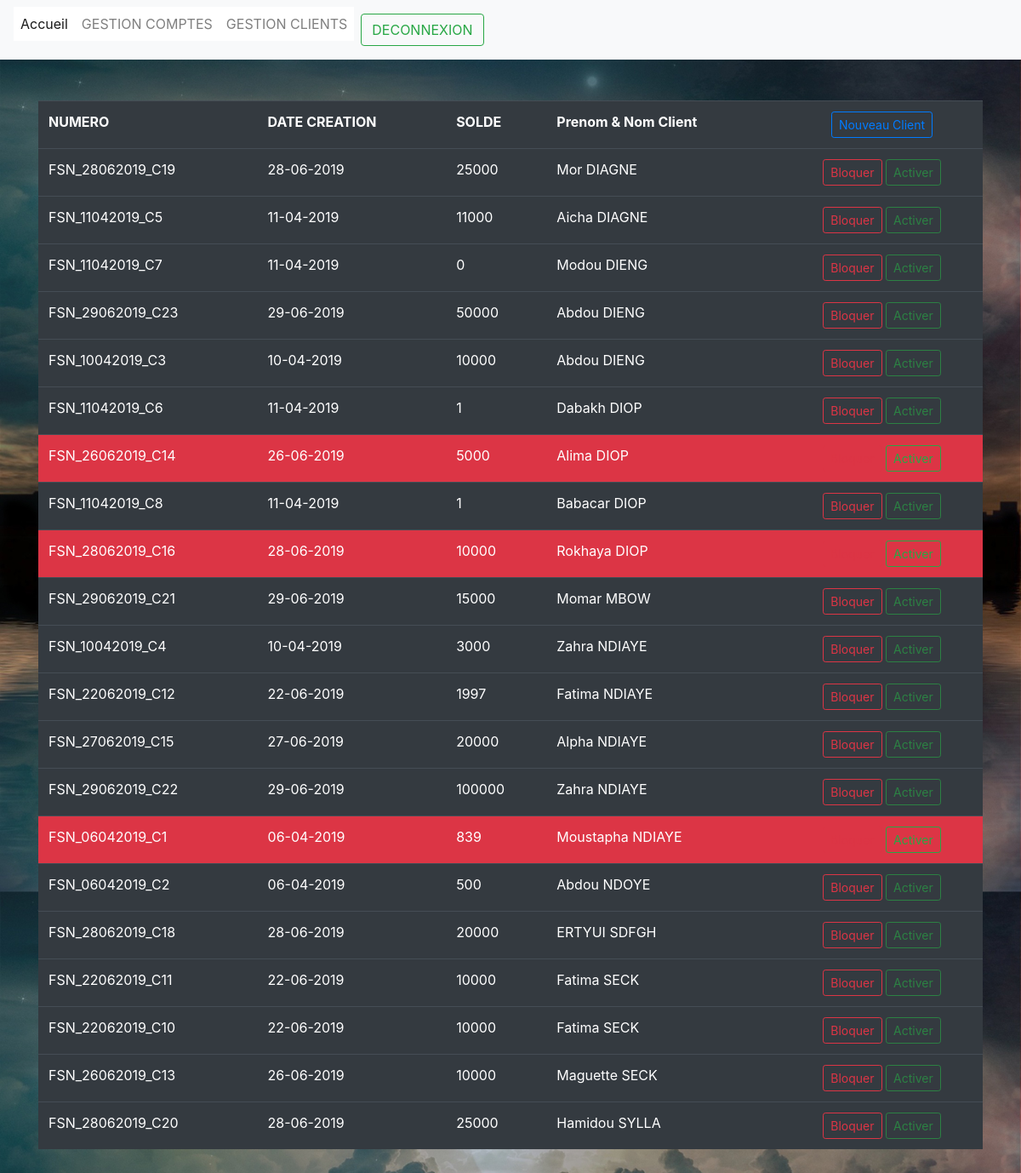
/view/indexFinance.php?view=compte (signed in), run on the app's committed database.
### tables this page shows
CREATE TABLE IF NOT EXISTS `compte` (
  `id` int(11) NOT NULL AUTO_INCREMENT,
  `numero` varchar(25) NOT NULL,
  `dateCreation` varchar(10) NOT NULL,
  `solde` int(11) NOT NULL DEFAULT '0',
  `idClient` int(11) NOT NULL,
  `idGestCompte` int(11) NOT NULL,
  `etat` int(11) NOT NULL,
  PRIMARY KEY (`id`),
  UNIQUE KEY `numero` (`numero`),
  KEY `idClient` (`idClient`),
  KEY `idGestCompte` (`idGestCompte`)
);

CREATE TABLE IF NOT EXISTS `client` (
  `id` int(11) NOT NULL AUTO_INCREMENT,
  `cni` varchar(30) NOT NULL,
  `nom` varchar(30) NOT NULL,
  `prenom` varchar(40) NOT NULL,
  `adresse` varchar(255) NOT NULL,
  `tel` varchar(15) NOT NULL,
  PRIMARY KEY (`id`)
);

### model/modelCompte.php (called while the page is built, shortened)
<?php
    require_once 'bd.php';
    function listeComptes(){
    $sql = "SELECT *
FROM client,compte
WHERE compte.idClient=client.id
ORDER BY client.nom";
    global $bd;
    return $bd -> query($sql) -> fetchAll();
}

### view/indexCompte.php (the view, shortened to what this page needs)
<?php
include'../header.php';
?>
<?php
    require_once "../model/modelCompte.php";
    $listComptes = listeComptes();
?>
<br>
    <br>
<table id="listCompte" class="table table-hover  table table-dark " cellspacing="0">
    <tr>
        <th>NUMERO</th>
        <th>DATE CREATION</th>
        <th>SOLDE</th>
        <th>Prenom & Nom Client </th>
        <th class="text-center" id="A">
            <a class="btn btn-sm btn-outline-primary" href="/BanqueDuPeuple/view/indexFinance.php?view=nouveauCompte">Nouveau Client</a>
        </th>
    </tr>
    <?php
        foreach ($listComptes as $c){
            if ($c['etat'] == 0){
                $couleur = "bg-danger";
                $activer="";
                $bloquer="disabled";
            }
            else{
                $couleur = "";
                $bloquer = "";
                $activer = "disabled";
            }
    ?>
        <tr class="<?= $couleur ?> ">
            <td> <?= $c['numero'] ?> </td>
            <td> <?= $c['dateCreation'] ?> </td>
            <td> <?= $c['solde'] ?> </td>
            <td> <?= ucfirst($c['prenom']) .' '. strtoupper($c['nom']) ?> </td>
            <td class="text-center">
                 <a href="/BanqueDuPeuple/controller/compteController.php?action=bloquer&idCompte=<?= $c['id'] ?>" class="btn btn-sm btn-outline-danger <?= $bloquer ?>">Bloquer</a>
                 <a href="/BanqueDuPeuple/controller/compteController.php?action=activer&idCompte=<?= $c['id'] ?>" class="btn btn-sm btn-outline-success <?= $activer ?>">Activer</a>
            </td>
        </tr>
    <?php } ?>
</table>
<br>

### view/indexCompte.php (style rules this page uses)
body { background-image: url("../assets/img/univers.jpg"); background-size: 100%; }

### data on the page
compte: numero "FSN_28062019_C19", dateCreation "28-06-2019", solde "25000", idClient.prenom "Mor", idClient.nom "DIAGNE"
compte: numero "FSN_11042019_C5", dateCreation "11-04-2019", solde "11000", idClient.prenom "Aicha", idClient.nom "DIAGNE"
compte: numero "FSN_11042019_C7", dateCreation "11-04-2019", solde "0", idClient.prenom "Modou", idClient.nom "DIENG"
compte: numero "FSN_29062019_C23", dateCreation "29-06-2019", solde "50000", idClient.prenom "Abdou", idClient.nom "DIENG"
compte: numero "FSN_10042019_C3", dateCreation "10-04-2019", solde "10000", idClient.prenom "Abdou", idClient.nom "DIENG"
compte: numero "FSN_11042019_C6", dateCreation "11-04-2019", solde "1", idClient.prenom "Dabakh", idClient.nom "DIOP"
compte: numero "FSN_26062019_C14", dateCreation "26-06-2019", solde "5000", idClient.prenom "Alima", idClient.nom "DIOP"
compte: numero "FSN_11042019_C8", dateCreation "11-04-2019", solde "1", idClient.prenom "Babacar", idClient.nom "DIOP"
compte: numero "FSN_28062019_C16", dateCreation "28-06-2019", solde "10000", idClient.prenom "Rokhaya", idClient.nom "DIOP"
compte: numero "FSN_29062019_C21", dateCreation "29-06-2019", solde "15000", idClient.prenom "Momar", idClient.nom "MBOW"
compte: numero "FSN_10042019_C4", dateCreation "10-04-2019", solde "3000", idClient.prenom "Zahra", idClient.nom "NDIAYE"
compte: numero "FSN_22062019_C12", dateCreation "22-06-2019", solde "1997", idClient.prenom "Fatima", idClient.nom "NDIAYE"
compte: numero "FSN_27062019_C15", dateCreation "27-06-2019", solde "20000", idClient.prenom "Alpha", idClient.nom "NDIAYE"
compte: numero "FSN_29062019_C22", dateCreation "29-06-2019", solde "100000", idClient.prenom "Zahra", idClient.nom "NDIAYE"
compte: numero "FSN_06042019_C1", dateCreation "06-04-2019", solde "839", idClient.prenom "Moustapha", idClient.nom "NDIAYE"
compte: numero "FSN_06042019_C2", dateCreation "06-04-2019", solde "500", idClient.prenom "Abdou", idClient.nom "NDOYE"
compte: numero "FSN_28062019_C18", dateCreation "28-06-2019", solde "20000", idClient.prenom "ERTYUI", idClient.nom "SDFGH"
compte: numero "FSN_22062019_C11", dateCreation "22-06-2019", solde "10000", idClient.prenom "Fatima", idClient.nom "SECK"
compte: numero "FSN_22062019_C10", dateCreation "22-06-2019", solde "10000", idClient.prenom "Fatima", idClient.nom "SECK"
compte: numero "FSN_26062019_C13", dateCreation "26-06-2019", solde "10000", idClient.prenom "Maguette", idClient.nom "SECK"
compte: numero "FSN_28062019_C20", dateCreation "28-06-2019", solde "25000", idClient.prenom "Hamidou", idClient.nom "SYLLA"
